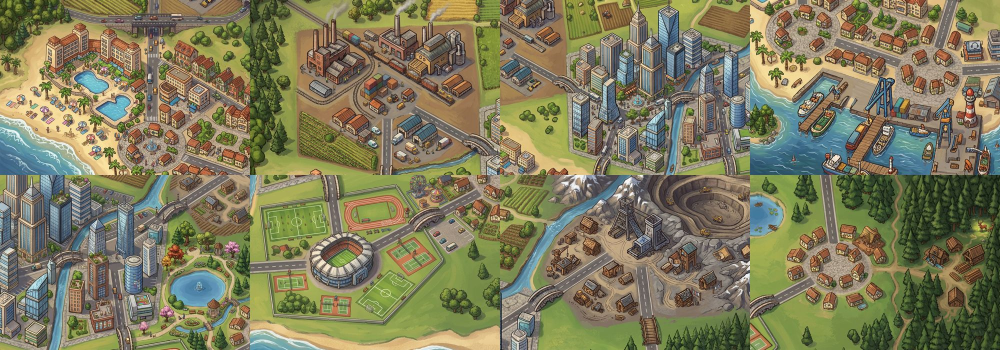
#> input picture app/art_src/contact_regions.jpg, 2000 x 700 px (shown at 1/2 size)
$ python cut_bg.py ../art_src/contact_regions.jpg ../art_src/crop_1.jpg 5
#> lines starting #> are read from the running program, lines starting #| are printed output that depends on the picture
"""Wycięcie jednolitego jasnego tła z grafiki budynku (flood fill od krawędzi) → PNG z przezroczystością, przycięty do zawartości.
Użycie: python3 tools/cut_bg.py wejście.png wyjście.png [max_szerokość]"""
import sys
from collections import deque
from PIL import Image, ImageFilter

def cut(src, dst, maxw=420, tol=34):
#> called with src = '../art_src/contact_regions.jpg', dst = '../art_src/crop_1.jpg', maxw = 5, tol = 34
    im = Image.open(src).convert('RGBA')
    w, h = im.size
#> w = 2000; h = 700
    px = im.load()
    bg = [px[0, 0], px[w - 1, 0], px[0, h - 1], px[w - 1, h - 1]]
#> bg = [(64, 74, 39, 255), (175, 169, 95, 255), (163, 158, 74, 255), (21, 30, 11, 255)]
    ref = tuple(sum(c[i] for c in bg) // 4 for i in range(3))
#> ref = (105, 107, 54)
    def near(c): return abs(c[0] - ref[0]) + abs(c[1] - ref[1]) + abs(c[2] - ref[2]) <= tol * 3
    seen = bytearray(w * h)
    q = deque((x, y) for x in range(w) for y in (0, h - 1))
    q.extend((x, y) for y in range(h) for x in (0, w - 1))
    mask = Image.new('L', (w, h), 255); m = mask.load()
#> after `mask = Image.new('L', (w, h), 255)`: mask: PIL image 2000x700 L; every value is 255
    while q:
        x, y = q.popleft()
        i = y * w + x
        if seen[i]: continue
        seen[i] = 1
        if not near(px[x, y]): continue
        m[x, y] = 0
        for nx, ny in ((x + 1, y), (x - 1, y), (x, y + 1), (x, y - 1)):
            if 0 <= nx < w and 0 <= ny < h and not seen[ny * w + nx]: q.append((nx, ny))
#> this loop made 501802 passes
#> (x, y, i) on passes 3 to 5: (1, 0, 1), (1, 699, 1398001), (2, 0, 2)
    # zamknięte „dziury” tła (np. biel między palmami): duże, niemal czysto białe skupiska → przezroczyste
    def white(c): return min(c[0], c[1], c[2]) >= 238
    for sy in range(0, h, 2):
        for sx in range(0, w, 2):
            i = sy * w + sx
            if seen[i] or not white(px[sx, sy]): continue
            comp = []; dq = deque([(sx, sy)]); seen[i] = 1
            while dq:
                x, y = dq.popleft(); comp.append((x, y))
                for nx, ny in ((x + 1, y), (x - 1, y), (x, y + 1), (x, y - 1)):
                    if 0 <= nx < w and 0 <= ny < h and not seen[ny * w + nx] and white(px[nx, ny]):
                        seen[ny * w + nx] = 1; dq.append((nx, ny))
            if len(comp) >= 350:
                for x, y in comp: m[x, y] = 0
#> this loop made 350 passes
#> sy on passes 3 to 5: 4, 6, 8
    mask = mask.filter(ImageFilter.MinFilter(3)).filter(ImageFilter.GaussianBlur(1.2))  # gładka krawędź bez białej obwódki
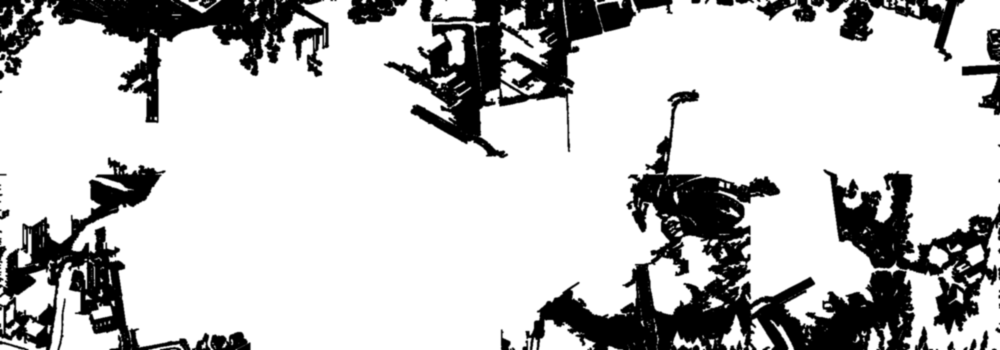
#> mask: PIL image 2000x700 L (shown at 1/2 size); min 0, max 255, mean 196.4
    im.putalpha(mask)
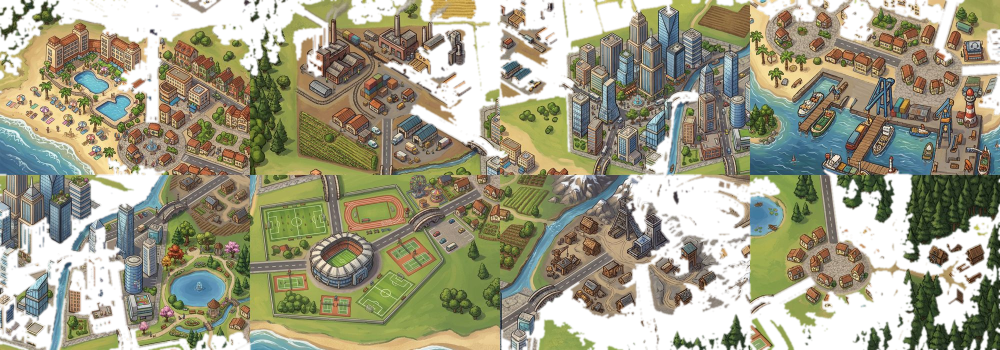
#> im: PIL image 2000x700 RGBA (shown at 1/2 size); mean R, G, B, A 126.3, 123.4, 91.6, 196.4; transparent parts drawn white
    im = im.crop(mask.getbbox())
    if im.width > maxw: im = im.resize((maxw, round(im.height * maxw / im.width)), Image.LANCZOS)
    im.save(dst, optimize=True)
    return im.size

if __name__ == '__main__':
    print(cut(sys.argv[1], sys.argv[2], int(sys.argv[3]) if len(sys.argv) > 3 else 420))

$ run again, on app/art_src/crop_2.jpg
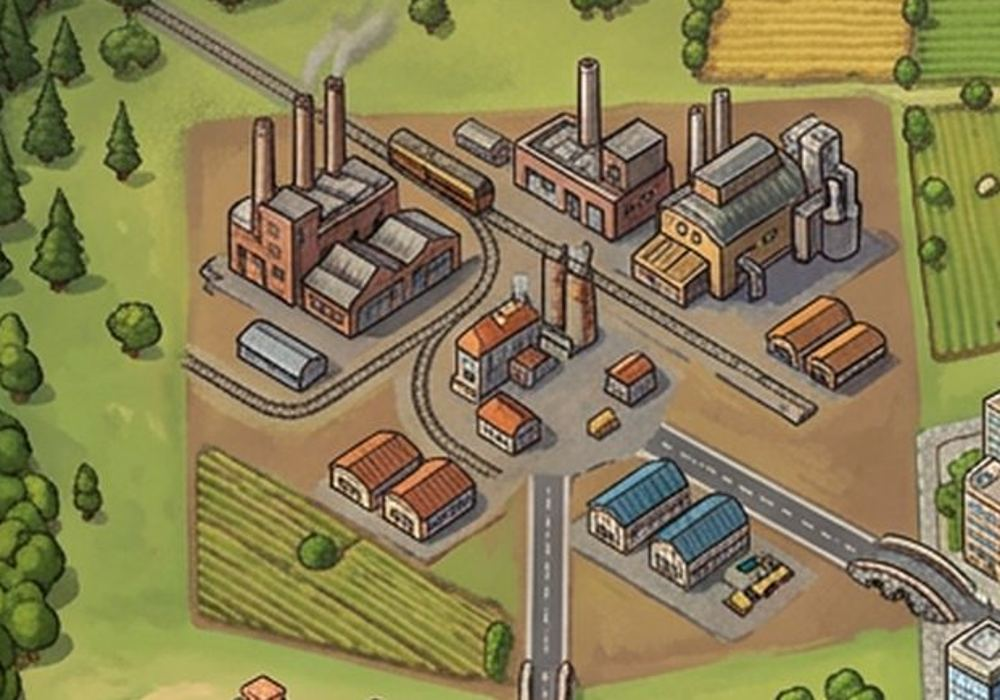
#> input picture app/art_src/crop_2.jpg, 1000 x 700 px
#> bg = [(69, 83, 47, 255), (137, 155, 73, 255), (48, 64, 27, 255), (76, 97, 118, 255)]
#> ref = (82, 99, 66)
#> the loop in cut, `while q:` made 349070 passes
#> (x, y, i) on passes 3, 10, 28: (1, 0, 1), (4, 699, 699004), (13, 699, 699013)
#> in cut, `mask = mask.filter(ImageFilter.MinFilter(3)).filter(ImageFilter.Gaussi..`:
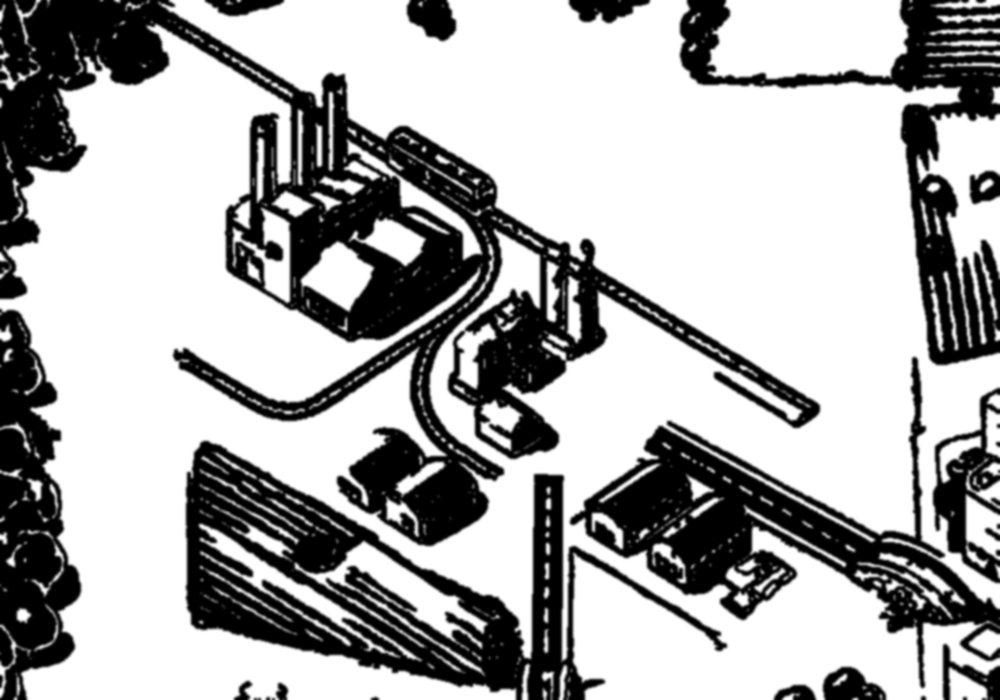
#> mask: PIL image 1000x700 L; min 0, max 255, mean 171.9
#> in cut, `im.putalpha(mask)`:
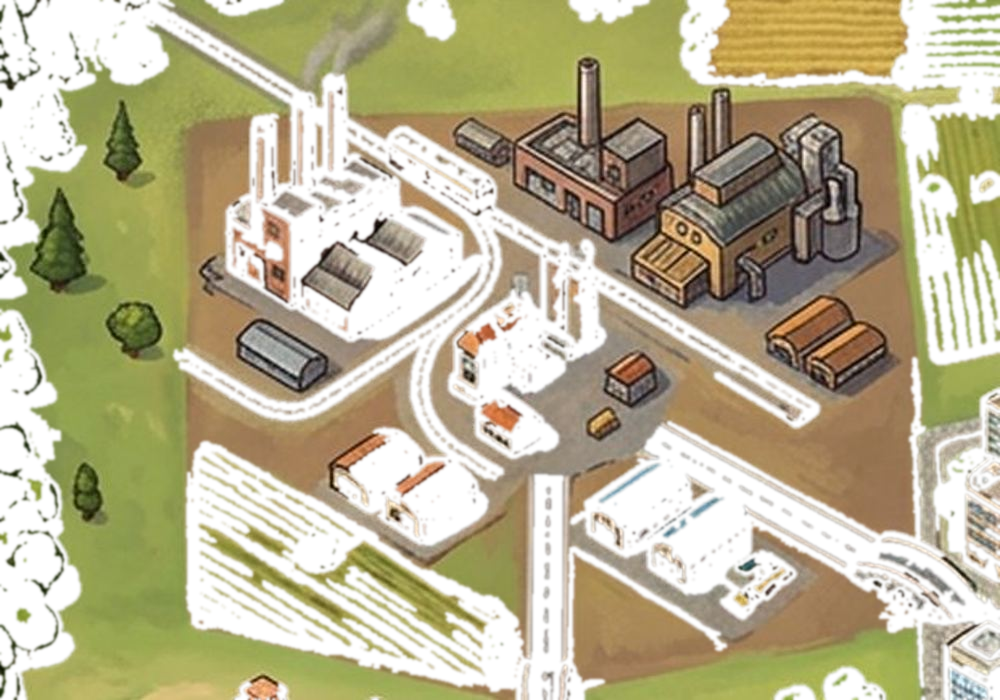
#> im: PIL image 1000x700 RGBA; mean R, G, B, A 137, 127.6, 83.7, 171.9; transparent parts drawn white

$ run again, on app/art_src/crop_3.jpg
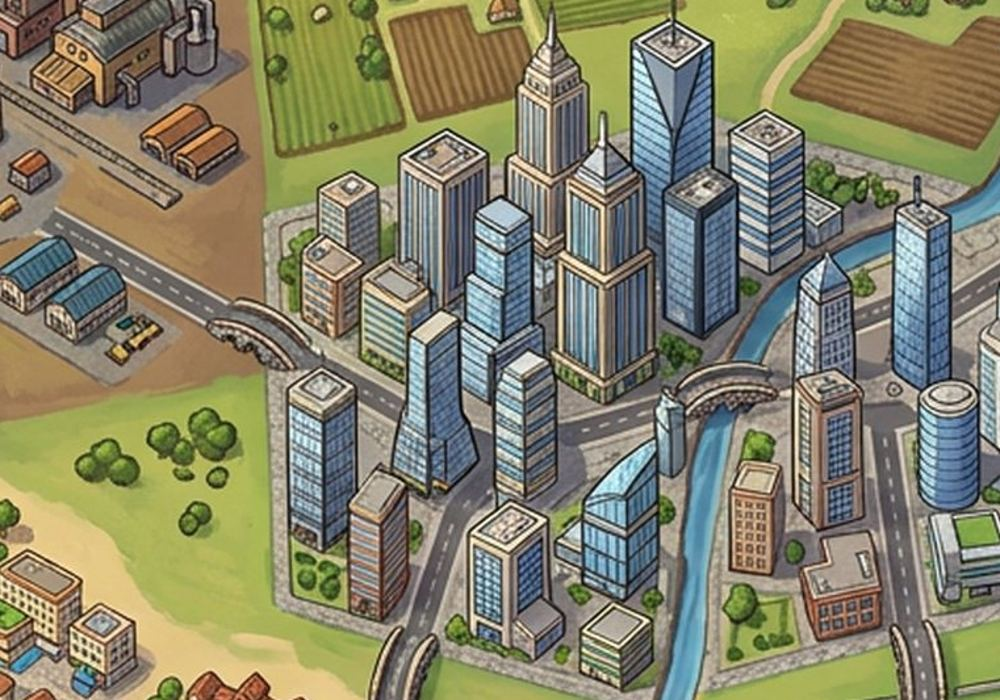
#> input picture app/art_src/crop_3.jpg, 1000 x 700 px
#> bg = [(121, 115, 103, 255), (155, 166, 90, 255), (241, 211, 183, 255), (157, 175, 89, 255)]
#> ref = (168, 166, 116)
#> the loop in cut, `while q:` made 419638 passes
#> (x, y, i) on passes 2 to 4: (0, 699, 699000), (1, 0, 1), (1, 699, 699001)
#> in cut, `mask = mask.filter(ImageFilter.MinFilter(3)).filter(ImageFilter.Gaussi..`:
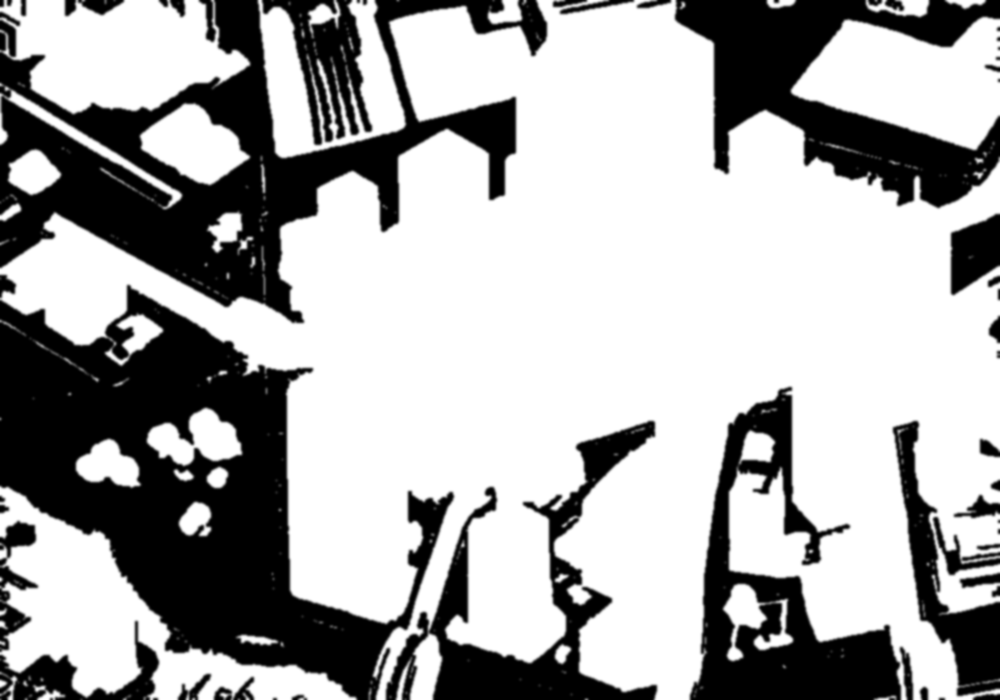
#> mask: PIL image 1000x700 L; min 0, max 255, mean 168.7
#> in cut, `im.putalpha(mask)`:
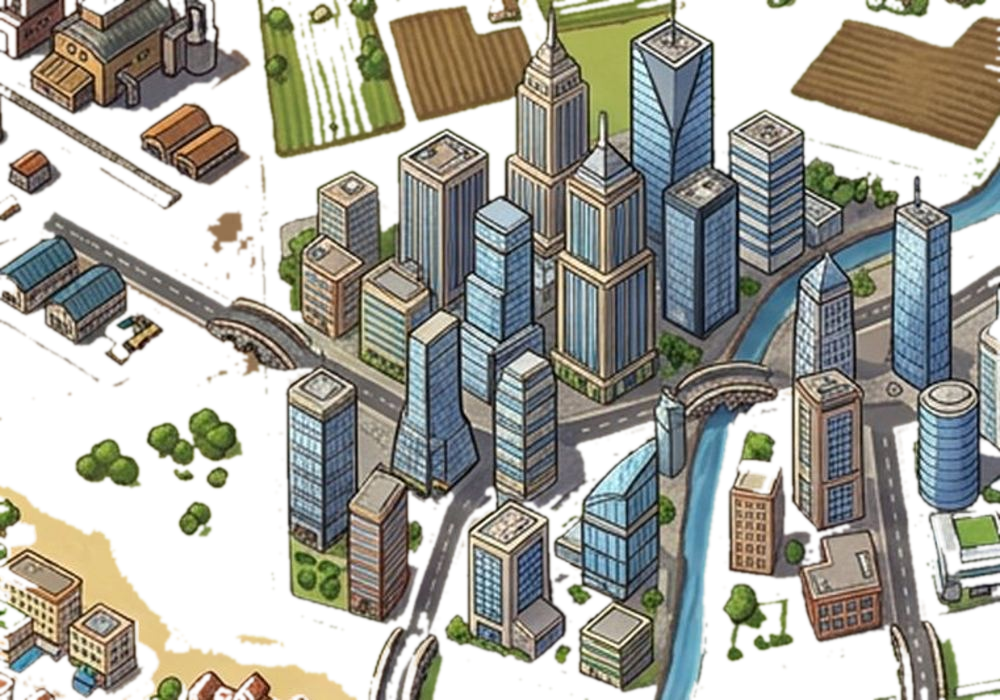
#> im: PIL image 1000x700 RGBA; mean R, G, B, A 133.2, 131.1, 105.3, 168.7; transparent parts drawn white

$ run again, on app/art_src/crop_4.jpg
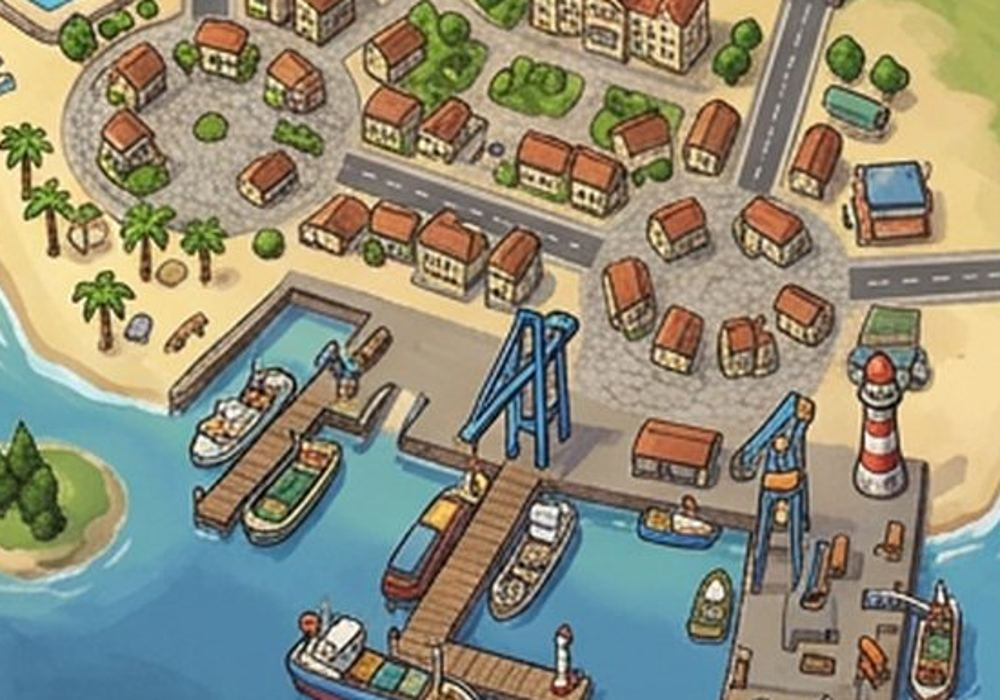
#> input picture app/art_src/crop_4.jpg, 1000 x 700 px
#> bg = [(110, 98, 58, 255), (170, 174, 90, 255), (76, 125, 158, 255), (92, 156, 183, 255)]
#> ref = (112, 138, 122)
#> the loop in cut, `while q:` made 541970 passes
#> (x, i) on passes 2, 4, 6: (0, 699000), (1, 699001), (2, 699002)
#> in cut, `mask = mask.filter(ImageFilter.MinFilter(3)).filter(ImageFilter.Gaussi..`:
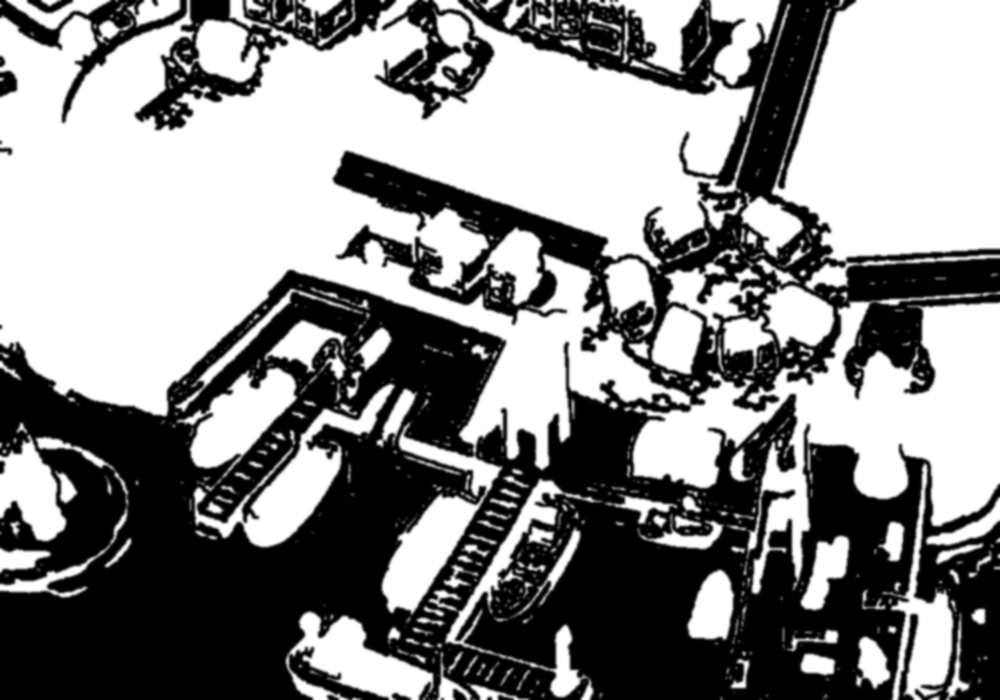
#> mask: PIL image 1000x700 L; min 0, max 255, mean 137.4
#> in cut, `im.putalpha(mask)`:
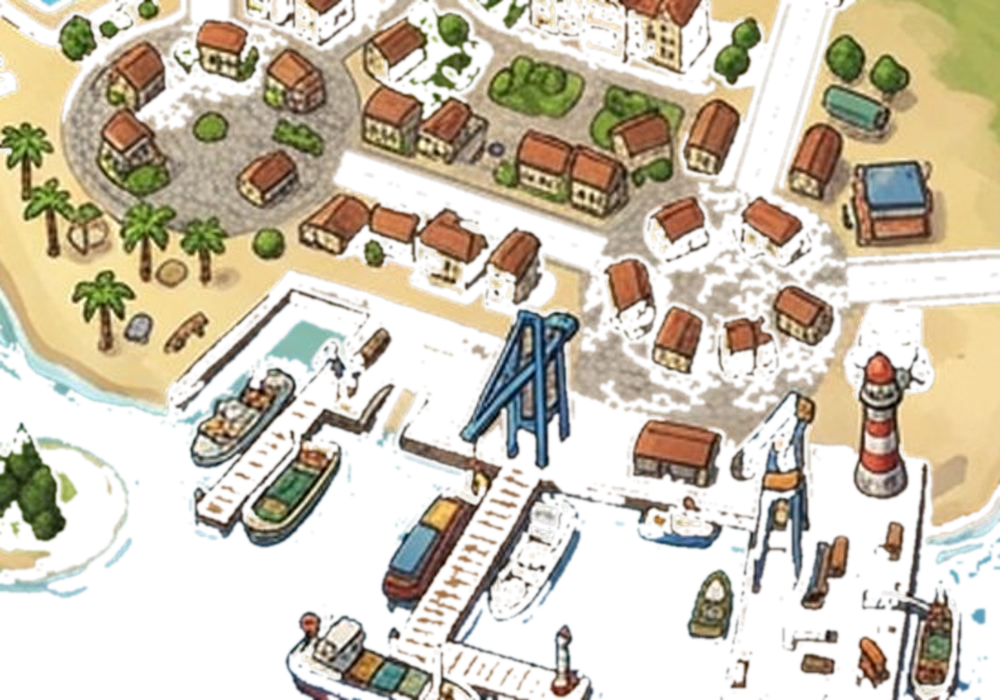
#> im: PIL image 1000x700 RGBA; mean R, G, B, A 144.2, 141.2, 120.6, 137.4; transparent parts drawn white
